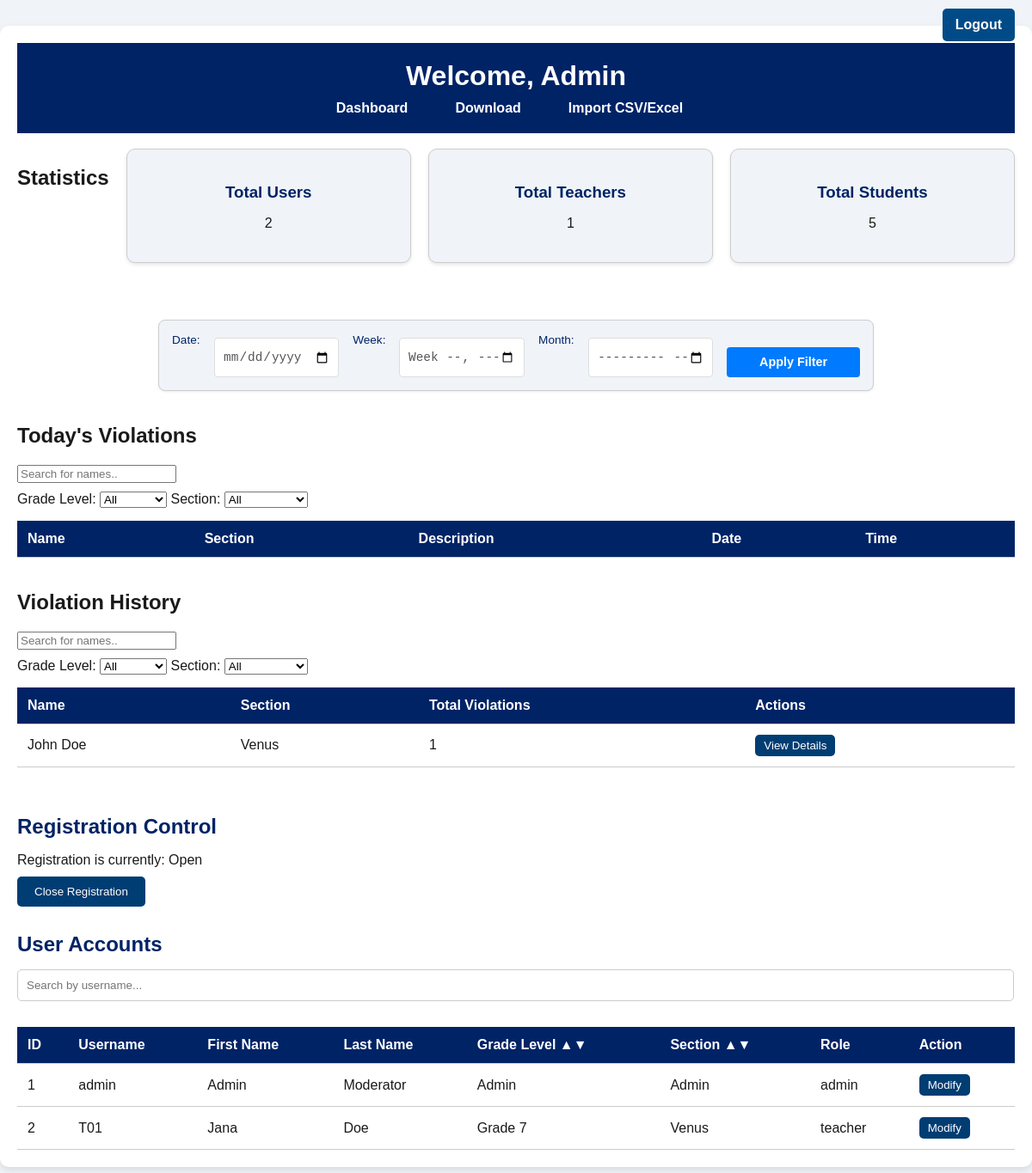
Screenshot of /admin_dashboard.php (signed in) with the database file from the repository.
### tables this page shows
CREATE TABLE IF NOT EXISTS `settings` (
  `id` int(11) NOT NULL AUTO_INCREMENT,
  `status` enum('open','closed') NOT NULL DEFAULT 'open',
  PRIMARY KEY (`id`)
);

CREATE TABLE IF NOT EXISTS `teach_user` (
  `id` int(11) NOT NULL AUTO_INCREMENT,
  `username` varchar(50) DEFAULT NULL,
  `password` varchar(255) DEFAULT NULL,
  `created_at` timestamp NULL DEFAULT current_timestamp() ON UPDATE current_timestamp(),
  `role` varchar(50) DEFAULT NULL,
  `first_name` varchar(50) DEFAULT NULL,
  `last_name` varchar(50) DEFAULT NULL,
  `grade_level` varchar(50) DEFAULT NULL,
  `section` varchar(50) DEFAULT NULL,
  PRIMARY KEY (`id`),
  UNIQUE KEY `username` (`username`)
);

### admin_dashboard.php (the view, shortened to what this page needs)
<?php
require_once 'php/config.php';
$query_users = "SELECT COUNT(*) as total_users FROM teach_user";
$total_users = $conn->query($query_users)->fetch_assoc()['total_users'];
$query_teachers = "SELECT COUNT(*) as total_teachers FROM teach_user WHERE role = 'teacher'";
$total_teachers = $conn->query($query_teachers)->fetch_assoc()['total_teachers'];
$query_students = "SELECT COUNT(*) as total_students FROM stud_tbl";
$total_students = $conn->query($query_students)->fetch_assoc()['total_students'];
$violation_history_query = "SELECT s.username, s.first_name, s.last_name, s.grade_level, s.section,
                            COUNT(v.id) AS violation_count
                            FROM stud_tbl s
                            LEFT JOIN violations v ON s.username = v.username
                            GROUP BY s.username, s.first_name, s.last_name
                            HAVING violation_count > 0";
$violation_history_stmt = $conn->prepare($violation_history_query);
$violation_history_stmt->execute();
$violation_history_result = $violation_history_stmt->get_result();
$query_all_users = "SELECT id, username, first_name, last_name, grade_level, section, role FROM teach_user";
$all_users = $conn->query($query_all_users)->fetch_all(MYSQLI_ASSOC);
$query_registration_status = "SELECT status FROM settings WHERE id = 1";
$registration_status = $conn->query($query_registration_status)->fetch_assoc()['status'];
?>
<!DOCTYPE html>
<html lang="en">
<head>
    <link rel="stylesheet" href="css/admin_dashboard.css">
</head>
<body>
    <div class="container">
        <header>
            <h1>Welcome, Admin</h1>
            <nav>
                <ul>
                    <li><a href="admin_dashboard.php" class="dashboard-button">Dashboard</a></li>
                    <li><a href="#" class="download-button">Download</a></li>
                    <li><a href="#" class="import-button">Import CSV/Excel</a></li>
                    <li><a href="logout.php" class="logout-container logout-button">Logout</a></li>
                </ul>
            </nav>
        </header>
        <br>
        <main>
            <section class="stats">
                <h2>Statistics</h2>
                <div class="stat-box">
                    <h3>Total Users</h3>
                    <p><?= $total_users; ?></p>
                </div>
                <div class="stat-box">
                    <h3>Total Teachers</h3>
                    <p><?= $total_teachers; ?></p>
                </div>
                <div class="stat-box">
                    <h3>Total Students</h3>
                    <p><?= $total_students; ?></p>
                </div>
            </section>
        <br>
        <br>
        <form method="GET" class="filter-form">
                    <label for="filter_date">Date:</label>
                    <input type="date" name="filter_date" id="filter_date" value="<?= $_GET['filter_date'] ?? '' ?>">
                    <label for="filter_week">Week:</label>
                    <input type="week" name="filter_week" id="filter_week" value="<?= $_GET['filter_week'] ?? '' ?>">
                    <label for="filter_month">Month:</label>
                    <input type="month" name="filter_month" id="filter_month" value="<?= $_GET['filter_month'] ?? '' ?>">
                    <button type="submit" class="apply-filter-button">Apply Filter</button>
                </form>
                <br>
        <section class="section violators-list">
            <h2>Today's Violations</h2>
            <input type="text" id="search-violators" onkeyup="searchTable('violators-table', 'search-violators')" placeholder="Search for names..">
            <div class="filters">
            <label for="violator-grade-filter">Grade Level:</label>
            <select id="violator-grade-filter" onchange="updateSectionsViolators(); filterViolators();">
                <option value="">All</option>
            </select>
            <label for="violator-section-filter">Section:</label>
            <select id="violator-section-filter" onchange="filterViolators()">
                <option value="">All</option>
            </select>
            </div>
            <div class="table-container">
            <table class="styled-table" id="violators-table">
                <thead>
                <tr>
                    <th>Name</th>
                    <th>Section</th>
                    <th>Description</th>
                    <th>Date</th>
                    <th>Time</th>
                </tr>
                </thead>
            </table>
            </div>
        </section>
        <br>
        <section class="section frequent-violators">
            <h2>Violation History</h2>
            <input type="text" id="search-history" onkeyup="searchTable('history-table', 'search-history')" placeholder="Search for names..">
            <div class="filters">
            <label for="grade-filter">Grade Level:</label>
            <select id="grade-filter" onchange="updateSections(); filterHistory();">
                <option value="">All</option>
            </select>
            <label for="section-filter">Section:</label>
            <select id="section-filter" onchange="filterHistory()">
                <option value="">All</option>
            </select>
            </div>
            <div class="table-container">
            <table class="styled-table" id="history-table">
                <thead>
                <tr>
                    <th>Name</th>
                    <th>Section</th>
                    <th>Total Violations</th>
                    <th>Actions</th>
                </tr>
                </thead>
                <tbody>
                <?php while ($row = $violation_history_result->fetch_assoc()): ?>
                    <tr data-grade_level="<?php echo htmlspecialchars($row['grade_level']); ?>" data-section="<?php echo htmlspecialchars($row['section']); ?>">
                    <td><?php echo htmlspecialchars($row['first_name'] . " " . $row['last_name']); ?></td>
                    <td><?php echo htmlspecialchars($row['section']); ?> </td>
                    <td><?php echo htmlspecialchars($row['violation_count']); ?></td>
                    <td>
                        <button class="view-violations" data-username="<?php echo htmlspecialchars($row['username']); ?>">View Details</button>
                    </td>
                    </tr>
                <?php endwhile; ?>
                </tbody>
            </table>
            </div>
        </section>
        <br>
        <br>
            <section class="registration-control">
                <h2>Registration Control</h2>
                <form method="POST">
                    <p>Registration is currently: <?= ucfirst($registration_status); ?></p>
                    <button type="submit" name="toggle_registration"><?= ($registration_status == 'open') ? 'Close Registration' : 'Open Registration'; ?></button>
                </form>
            </section>
            <section class="user-accounts">
                <h2>User Accounts</h2>
                <input type="text" id="search-box" placeholder="Search by username..." onkeyup="filterUsers()">
                <table id="user-table">
                    <thead>
                        <tr>
                            <th>ID</th>
                            <th>Username</th>
                            <th>First Name</th>
                            <th>Last Name</th>
                            <th onclick="toggleFilter('grade_level')" style="cursor:pointer;">
                                Grade Level <span id="grade_level-arrow">▲▼</span>
                            </th>
                            <th onclick="toggleFilter('section')" style="cursor:pointer;">
                                Section <span id="section-arrow">▲▼</span>
                            </th>
                            <th>Role</th>
                            <th>Action</th>
                        </tr>
                    </thead>
                    <tbody>
                        <?php foreach ($all_users as $index => $user): ?>
                            <tr class="user-row" data-index="<?= $index ?>">
                                <td><?= htmlspecialchars($user['id']); ?></td>
                                <td><?= htmlspecialchars($user['username']); ?></td>
                                <td><?= htmlspecialchars($user['first_name']); ?></td>
                                <td><?= htmlspecialchars($user['last_name']); ?></td>
                                <td class="grade_level"><?= htmlspecialchars($user['grade_level']); ?></td>
                                <td class="section"><?= htmlspecialchars($user['section']); ?></td>
                                <td><?= htmlspecialchars($user['role']); ?></td>
<td>
    <button class="open-modal-btn" data-modal-id="modal-<?= $user['id']; ?>">Modify</button>
</td>
                            </tr>
                        <?php endforeach; ?>
                    </tbody>
                </table>
            </section>
        </main>
    </div>
</body>
</html>

### css/admin_dashboard.css (style rules this page uses)
body { font-family: Arial, sans-serif; margin: 0; padding: 0; background-color: #f0f4f8; color: #1a1a1a; }
a { text-decoration: none; color: #002366; }
header { background-color: #002366; color: white; padding: 20px; text-align: center; }
header h1 { margin: 0; font-size: 2rem; }
header nav ul { list-style-type: none; padding: 0; margin: 10px 0 0; display: flex; justify-content: center; gap: 15px; }
header nav ul li { display: inline; }
header nav ul li a { color: white; padding: 10px 20px; border-radius: 5px; transition: background-color 0.3s ease; }
.container { max-width: 1200px; margin: 30px auto; padding: 20px; background-color: #ffffff; border-radius: 10px; box-shadow: 0 4px 8px rgba(0, 0, 0, 0.1); }
.stats { display: flex; gap: 20px; justify-content: space-between; margin-bottom: 30px; }
.stat-box { flex: 1; background-color: #f0f4f8; border: 1px solid #cccccc; border-radius: 10px; padding: 20px; text-align: center; box-shadow: 0 2px 4px rgba(0, 0, 0, 0.1); }
.stat-box h3 { color: #002366; margin-bottom: 10px; }
.registration-control { margin-bottom: 30px; }
.registration-control h2 { margin-bottom: 15px; color: #002366; }
.registration-control p { font-size: 1rem; margin-bottom: 10px; }
.registration-control button { background-color: #003d73; color: white; padding: 10px 20px; border: none; border-radius: 5px; cursor: pointer; transition: background-color 0.3s ease; }
.user-accounts h2 { margin-bottom: 15px; color: #002366; }
#search-box { width: 98%; padding: 10px; margin-bottom: 15px; border: 1px solid #cccccc; border-radius: 5px; }
table { width: 100%; border-collapse: collapse; margin-top: 15px; }
table th, table td { text-align: left; padding: 12px; border-bottom: 1px solid #cccccc; }
table th { background-color: #002366; color: white; }
table td button { background-color: #003d73; color: white; padding: 5px 10px; border: none; border-radius: 5px; cursor: pointer; transition: background-color 0.3s ease; }
.logout-container { justify-content: flex-end; }
.logout-button { position: absolute; right: 20px; top: 10px; background-color: #004b87; color: white; padding: 10px 15px; border-radius: 5px; font-weight: bold; transition: background-color 0.3s ease; }
.download-button { color: white; font-weight: bold; transition: background-color 0.3s ease; }
.apply-filter-button { color: white; font-weight: bold; background-color: #004b87; transition: background-color 0.3s ease; }
.dashboard-button { color: white; font-weight: bold; transition: background-color 0.3s ease; }
.import-button { color: white; font-weight: bold; transition: background-color 0.3s ease; }
form label { display: block; font-weight: bold; }
form input { width: 100%; padding: 10px; margin-top: 5px; border: 1px solid #ccc; border-radius: 5px; }
form button { background-color: #0056b3; color: white; padding: 10px 20px; border: none; border-radius: 5px; cursor: pointer; }
.filter-form { display: flex; flex-direction: row; gap: 1rem; max-width: 800px; padding: 15px; background-color: #f0f4f8; border: 1px solid #cccccc; border-radius: 8px; box-shadow: 0 1px 3px rgba(0, 0, 0, 0.08); font-family: sans-serif; margin-left: auto; margin-right: auto; }
.filter-form label { color: #002366; font-size: 0.85rem; font-weight: 500; margin-bottom: 0; white-space: nowrap; flex-basis: auto; }
.filter-form input[type="date"], .filter-form input[type="week"], .filter-form input[type="month"] { padding: 0.6rem; border: 1px solid #ddd; border-radius: 4px; font-size: 0.9rem; color: #555; box-sizing: border-box; transition: border-color 0.2s ease-in-out; flex-grow: 1; min-width: 100px; }
.filter-form button { padding: 0.6rem 1rem; background-color: #007bff; color: white; border: none; border-radius: 4px; font-size: 0.9rem; cursor: pointer; transition: background-color 0.2s ease-in-out; width: 100%; margin-top: 1rem; order: 100; }

### admin_dashboard.php (style rules this page uses)
.filters { margin-top: 10px; }

### rows the page displays
settings: status "Open"
teach_user: id "1", username "admin", first_name "Admin", last_name "Moderator", grade_level "Admin", section "Admin", role "admin"
teach_user: id "2", username "T01", first_name "Jana", last_name "Doe", grade_level "Grade 7", section "Venus", role "teacher"

### other values shown
$total_users "2"
$total_teachers "1"
$total_students "5"
$row['first_name'] . " " . $row['last_name'] "John Doe"
$row['section'] "Venus"
$row['violation_count'] "1"
